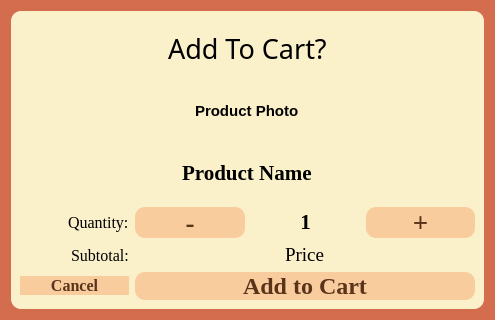
<?xml version="1.0" encoding="UTF-8"?>
<ui version="4.0">
 <class>ConfirmAddToCart</class>
 <widget class="QDialog" name="ConfirmAddToCart">
  <property name="geometry">
   <rect>
    <x>0</x>
    <y>0</y>
    <width>495</width>
    <height>320</height>
   </rect>
  </property>
  <property name="windowTitle">
   <string>Add to Cart</string>
  </property>
  <property name="styleSheet">
   <string notr="true">background-color: rgb(212, 108, 78);
</string>
  </property>
  <layout class="QVBoxLayout" name="verticalLayout_2">
   <item>
    <widget class="QWidget" name="widget" native="true">
     <property name="styleSheet">
      <string notr="true">color: rgb(0, 0, 0);
background-color: rgb(250, 240, 202);
border-radius: 10px
</string>
     </property>
     <layout class="QVBoxLayout" name="verticalLayout">
      <item>
       <layout class="QHBoxLayout" name="horizontalLayout_2" stretch="10,80,10">
        <item>
         <spacer name="horizontalSpacer">
          <property name="orientation">
           <enum>Qt::Horizontal</enum>
          </property>
          <property name="sizeHint" stdset="0">
           <size>
            <width>40</width>
            <height>20</height>
           </size>
          </property>
         </spacer>
        </item>
        <item alignment="Qt::AlignHCenter">
         <widget class="QLabel" name="label">
          <property name="font">
           <font>
            <family>Amsterdam Traveling</family>
            <pointsize>20</pointsize>
            <bold>false</bold>
           </font>
          </property>
          <property name="styleSheet">
           <string notr="true">color: rgb(0, 0, 0);</string>
          </property>
          <property name="text">
           <string>Add To Cart?</string>
          </property>
         </widget>
        </item>
        <item>
         <spacer name="horizontalSpacer_2">
          <property name="orientation">
           <enum>Qt::Horizontal</enum>
          </property>
          <property name="sizeHint" stdset="0">
           <size>
            <width>40</width>
            <height>20</height>
           </size>
          </property>
         </spacer>
        </item>
       </layout>
      </item>
      <item alignment="Qt::AlignHCenter">
       <widget class="QLabel" name="Photo">
        <property name="font">
         <font>
          <pointsize>11</pointsize>
          <bold>true</bold>
         </font>
        </property>
        <property name="styleSheet">
         <string notr="true">color: rgb(0, 0, 0);</string>
        </property>
        <property name="text">
         <string>Product Photo</string>
        </property>
       </widget>
      </item>
      <item alignment="Qt::AlignHCenter">
       <widget class="QLabel" name="Name">
        <property name="font">
         <font>
          <family>Georgia</family>
          <pointsize>16</pointsize>
          <bold>true</bold>
         </font>
        </property>
        <property name="styleSheet">
         <string notr="true">color: rgb(0, 0, 0);</string>
        </property>
        <property name="text">
         <string>Product Name</string>
        </property>
       </widget>
      </item>
      <item>
       <layout class="QGridLayout" name="gridLayout">
        <item row="0" column="0" alignment="Qt::AlignRight">
         <widget class="QLabel" name="label_2">
          <property name="font">
           <font>
            <family>Georgia</family>
            <pointsize>12</pointsize>
           </font>
          </property>
          <property name="text">
           <string>Quantity:</string>
          </property>
         </widget>
        </item>
        <item row="2" column="1" colspan="3">
         <widget class="QPushButton" name="AddToCart">
          <property name="font">
           <font>
            <family>Georgia</family>
            <pointsize>18</pointsize>
            <bold>true</bold>
           </font>
          </property>
          <property name="styleSheet">
           <string notr="true">QPushButton{
	background-color: rgb(249, 204, 158);
	color: rgb(89, 52, 27);
	border-radius: 10px;
}
QPushButton::hover{
	border: 5px solid rgb(138, 80, 42);
}
QPushButton::pressed{
	border: 5px solid rgb(89, 52, 27);
}</string>
          </property>
          <property name="text">
           <string>Add to Cart</string>
          </property>
          <property name="iconSize">
           <size>
            <width>16</width>
            <height>14</height>
           </size>
          </property>
          <property name="default">
           <bool>true</bool>
          </property>
         </widget>
        </item>
        <item row="2" column="0">
         <widget class="QPushButton" name="backButton">
          <property name="font">
           <font>
            <family>Georgia</family>
            <pointsize>12</pointsize>
            <bold>true</bold>
           </font>
          </property>
          <property name="styleSheet">
           <string notr="true">QPushButton{
	background-color: rgb(249, 204, 158);
	color: rgb(89, 52, 27);
	border-radius: 10px;
}
QPushButton::hover{
	border: 5px solid rgb(138, 80, 42);
}
QPushButton::pressed{
	border: 5px solid rgb(89, 52, 27);
}</string>
          </property>
          <property name="text">
           <string>Cancel</string>
          </property>
         </widget>
        </item>
        <item row="0" column="1">
         <widget class="QPushButton" name="subtractButton">
          <property name="font">
           <font>
            <family>Georgia</family>
            <pointsize>20</pointsize>
            <bold>true</bold>
           </font>
          </property>
          <property name="styleSheet">
           <string notr="true">QPushButton{
	background-color: rgb(249, 204, 158);
	color: rgb(89, 52, 27);
	border-radius: 10px;
}
QPushButton::hover{
	border: 5px solid rgb(138, 80, 42);
}
QPushButton::pressed{
	border: 5px solid rgb(89, 52, 27);
}</string>
          </property>
          <property name="text">
           <string>-</string>
          </property>
         </widget>
        </item>
        <item row="0" column="3">
         <widget class="QPushButton" name="addButton">
          <property name="font">
           <font>
            <family>Georgia</family>
            <pointsize>20</pointsize>
            <bold>true</bold>
           </font>
          </property>
          <property name="styleSheet">
           <string notr="true">QPushButton{
	background-color: rgb(249, 204, 158);
	color: rgb(89, 52, 27);
	border-radius: 10px;
}
QPushButton::hover{
	border: 5px solid rgb(138, 80, 42);
}
QPushButton::pressed{
	border: 5px solid rgb(89, 52, 27);
}</string>
          </property>
          <property name="text">
           <string>+</string>
          </property>
         </widget>
        </item>
        <item row="0" column="2">
         <widget class="QLabel" name="Amount">
          <property name="font">
           <font>
            <family>Georgia</family>
            <pointsize>16</pointsize>
            <bold>true</bold>
           </font>
          </property>
          <property name="whatsThis">
           <string>&lt;html&gt;&lt;head/&gt;&lt;body&gt;&lt;p align=&quot;center&quot;&gt;&lt;br/&gt;&lt;/p&gt;&lt;/body&gt;&lt;/html&gt;</string>
          </property>
          <property name="styleSheet">
           <string notr="true">color: rgb(0, 0, 0);</string>
          </property>
          <property name="text">
           <string>&lt;html&gt;&lt;head/&gt;&lt;body&gt;&lt;p align=&quot;center&quot;&gt;1&lt;/p&gt;&lt;/body&gt;&lt;/html&gt;</string>
          </property>
          <property name="alignment">
           <set>Qt::AlignCenter</set>
          </property>
         </widget>
        </item>
        <item row="1" column="1" colspan="3" alignment="Qt::AlignHCenter">
         <widget class="QLabel" name="Price">
          <property name="font">
           <font>
            <family>Georgia</family>
            <pointsize>14</pointsize>
            <bold>false</bold>
           </font>
          </property>
          <property name="whatsThis">
           <string>&lt;html&gt;&lt;head/&gt;&lt;body&gt;&lt;p align=&quot;center&quot;&gt;&lt;br/&gt;&lt;/p&gt;&lt;/body&gt;&lt;/html&gt;</string>
          </property>
          <property name="styleSheet">
           <string notr="true">color: rgb(0, 0, 0);</string>
          </property>
          <property name="text">
           <string>&lt;html&gt;&lt;head/&gt;&lt;body&gt;&lt;p align=&quot;center&quot;&gt;Price&lt;/p&gt;&lt;/body&gt;&lt;/html&gt;</string>
          </property>
          <property name="alignment">
           <set>Qt::AlignCenter</set>
          </property>
         </widget>
        </item>
        <item row="1" column="0" alignment="Qt::AlignRight">
         <widget class="QLabel" name="label_3">
          <property name="font">
           <font>
            <family>Georgia</family>
            <pointsize>12</pointsize>
           </font>
          </property>
          <property name="text">
           <string>Subtotal:</string>
          </property>
         </widget>
        </item>
       </layout>
      </item>
     </layout>
    </widget>
   </item>
  </layout>
 </widget>
 <resources/>
 <connections/>
</ui>
